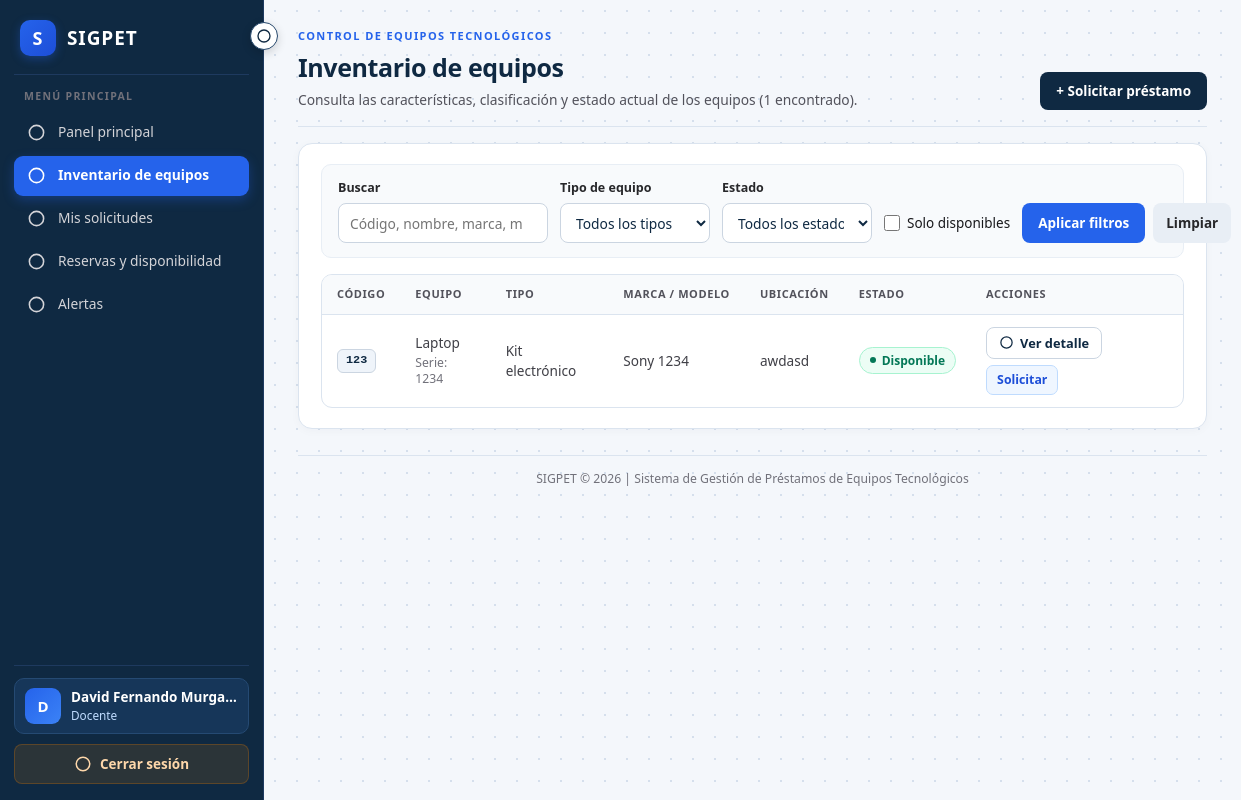
The page /inventario/listar.php (signed in) on the database its author committed.
### tables this page shows
CREATE TABLE `equipos` (
  `id_equipo` int(11) NOT NULL,
  `id_tipo` int(11) NOT NULL,
  `id_estado` int(11) NOT NULL,
  `codigo_inventario` varchar(50) NOT NULL,
  `nombre` varchar(100) NOT NULL,
  `marca` varchar(80) DEFAULT NULL,
  `modelo` varchar(80) DEFAULT NULL,
  `numero_serie` varchar(100) DEFAULT NULL,
  `descripcion` text DEFAULT NULL,
  `ubicacion` varchar(150) DEFAULT NULL,
  `fecha_registro` timestamp NULL DEFAULT current_timestamp()
);

CREATE TABLE `tipos_equipo` (
  `id_tipo` int(11) NOT NULL,
  `nombre_tipo` varchar(80) NOT NULL,
  `descripcion` varchar(255) DEFAULT NULL
);

CREATE TABLE `estados_equipo` (
  `id_estado` int(11) NOT NULL,
  `nombre_estado` varchar(50) NOT NULL,
  `descripcion` varchar(255) DEFAULT NULL
);

### inventario/listar.php (the view, shortened to what the rows shown need)
<?php
require_once __DIR__ . '/../config/conexion.php';
$sql = '
    SELECT
        e.id_equipo,
        e.codigo_inventario,
        e.nombre,
        e.marca,
        e.modelo,
        e.numero_serie,
        e.ubicacion,
        e.descripcion,
        e.fecha_registro,
        t.nombre_tipo,
        t.id_tipo,
        s.id_estado,
        s.nombre_estado
    FROM equipos e
    INNER JOIN tipos_equipo t
        ON t.id_tipo = e.id_tipo
    INNER JOIN estados_equipo s
        ON s.id_estado = e.id_estado
    WHERE 1 = 1
';
$sql .= ' ORDER BY e.id_equipo DESC';
$stmt = $conexion->prepare($sql);
$stmt->execute();
$resultado = $stmt->get_result();
$todosEquipos = $resultado->fetch_all(MYSQLI_ASSOC);
$totalEquipos = count($todosEquipos);
$porPagina = 8;
$totalPaginas = max(1, (int)ceil($totalEquipos / $porPagina));
$paginaActual = max(1, min($totalPaginas, (int)($_GET['pagina'] ?? 1)));
$offset = ($paginaActual - 1) * $porPagina;
$equiposPagina = array_slice($todosEquipos, $offset, $porPagina);
?>
<!DOCTYPE html>
<html lang="es">
<head>
    <link
        rel="stylesheet"
        href="../CSS/base.css"
    >
    <link
        rel="stylesheet"
        href="../CSS/dashboard.css"
    >
    <link
        rel="stylesheet"
        href="../CSS/inventario.css"
    >
    <link
        rel="stylesheet"
        href="../CSS/prestamos.css"
    >
</head>
<body class="dashboard-body">
<div class="dashboard-layout">
    <?php
    require __DIR__ . '/../includes/sidebar.php';
    ?>
    <main class="dashboard-main">
        <header class="dashboard-header">
            <div>
                <h1>
                    Inventario de equipos
                </h1>
            </div>
        </header>
        <section class="inventory-container">
            <div class="table-responsive">
                <table class="inventory-table">
                    <thead>
                        <tr>
                            <th>
                                Código
                            </th>
                            <th>
                                Equipo
                            </th>
                            <th>
                                Tipo
                            </th>
                            <th>
                                Marca / modelo
                            </th>
                            <th>
                                Ubicación
                            </th>
                            <th>
                                Estado
                            </th>
                            <th>
                                Acciones
                            </th>
                        </tr>
                    </thead>
                    <tbody>
                    <?php if (!empty($equiposPagina)): ?>
                        <?php foreach ($equiposPagina as $equipo): ?>
                            <?php
                            $idEst = (int) $equipo['id_estado'];
                            $toneEq = $idEst === 1 ? 'success'
                                : ($idEst === 2 ? 'info'
                                : ($idEst === 3 ? 'warning'
                                : ($idEst === 5 ? 'danger' : 'neutral')));
                            $seccionesEq = [];
                            if (!empty($equipo['descripcion'])) {
                                $seccionesEq[] = [
                                    'label' => 'Descripción técnica y accesorios',
                                    'text'  => (string) $equipo['descripcion'],
                                ];
                            }
                            $detalleEqJson = htmlspecialchars(
                                json_encode($payloadEq, JSON_UNESCAPED_UNICODE | JSON_HEX_TAG | JSON_HEX_APOS | JSON_HEX_QUOT | JSON_HEX_AMP),
                                ENT_QUOTES,
                                'UTF-8'
                            );
                            ?>
                            <tr class="sigpet-row-clickable" data-detail="<?= $detalleEqJson ?>">
                                <td>
                                    <span class="sigpet-equip-tag">
                                        <?= htmlspecialchars(
                                            $equipo['codigo_inventario']
                                        ) ?>
                                    </span>
                                </td>
                                <td>
                                    <?= htmlspecialchars(
                                        $equipo['nombre']
                                    ) ?>
                                    <?php if (!empty($equipo['numero_serie'])): ?>
                                        <small class="table-subtext">
                                            Serie:
                                            <?= htmlspecialchars(
                                                $equipo['numero_serie']
                                            ) ?>
                                        </small>
                                    <?php endif; ?>
                                </td>
                                <td>
                                    <?= htmlspecialchars(
                                        $equipo['nombre_tipo']
                                    ) ?>
                                </td>
                                <td>
                                    <?= htmlspecialchars(
                                        trim(
                                            ($equipo['marca'] ?? '') .
                                            ' ' .
                                            ($equipo['modelo'] ?? '')
                                        ) ?: 'No especificado'
                                    ) ?>
                                </td>
                                <td>
                                    <?= htmlspecialchars(
                                        $equipo['ubicacion']
                                        ?? 'No especificada'
                                    ) ?>
                                </td>
                                <td>
                                    <span
                                        class="equipment-status status-<?= (int)$equipo['id_estado'] ?>"
                                    >
                                        <?= htmlspecialchars(
                                            $equipo['nombre_estado']
                                        ) ?>
                                    </span>
                                </td>
                                    <td>
                                        <div class="action-buttons">
                                            <button type="button" class="sigpet-detail-btn sigpet-detail-trigger" aria-label="Ver detalle de <?= htmlspecialchars($equipo['codigo_inventario']) ?>">
                                                <?= sigpetIcono('eye', 15) ?>
                                                <span>Ver detalle</span>
                                            </button>
                                            <?php if (
                                                tienePermiso('prestamos.solicitar') &&
                                                $equipo['nombre_estado'] === 'Disponible'
                                            ): ?>
                                                <a
                                                    class="action-button edit-action"
                                                    href="../prestamos/solicitar.php?id_equipo=<?= (int)$equipo['id_equipo'] ?>"
                                                >
                                                    Solicitar
                                                </a>
                                            <?php endif; ?>
                                        </div>
                                    </td>
                            </tr>
                        <?php endforeach; ?>
                    <?php endif; ?>
                    </tbody>
                </table>
            </div>
        </section>
    </main>
</div>
</body>
</html>

### includes/iconos.php
<?php
function sigpetIcono(string $nombre, int $size = 20): string
{
    $paths = [
        'dashboard' => '<rect x="3" y="3" width="7" height="9" rx="1.5"/><rect x="14" y="3" width="7" height="5" rx="1.5"/><rect x="14" y="12" width="7" height="9" rx="1.5"/><rect x="3" y="16" width="7" height="5" rx="1.5"/>',
        'usuarios' => '<path d="M16 21v-2a4 4 0 0 0-4-4H6a4 4 0 0 0-4 4v2"/><circle cx="9" cy="7" r="4"/><path d="M22 21v-2a4 4 0 0 0-3-3.87"/><path d="M16 3.13a4 4 0 0 1 0 7.75"/>',
        'inventario' => '<rect x="2" y="3" width="20" height="14" rx="2"/><line x1="8" y1="21" x2="16" y2="21"/><line x1="12" y1="17" x2="12" y2="21"/>',
        'mis_solicitudes' => '<path d="M14 2H6a2 2 0 0 0-2 2v16a2 2 0 0 0 2 2h12a2 2 0 0 0 2-2V8z"/><polyline points="14 2 14 8 20 8"/><line x1="16" y1="13" x2="8" y2="13"/><line x1="16" y1="17" x2="8" y2="17"/>',
        'prestamos' => '<polyline points="9 11 12 14 22 4"/><path d="M21 12v7a2 2 0 0 1-2 2H5a2 2 0 0 1-2-2V5a2 2 0 0 1 2-2h11"/>',
        'historial' => '<path d="M3 12a9 9 0 1 0 9-9 9.75 9.75 0 0 0-6.74 2.74L3 8"/><path d="M3 3v5h5"/><path d="M12 7v5l4 2"/>',
        'reservas' => '<rect x="3" y="4" width="18" height="18" rx="2"/><line x1="16" y1="2" x2="16" y2="6"/><line x1="8" y1="2" x2="8" y2="6"/><line x1="3" y1="10" x2="21" y2="10"/>',
        'alertas' => '<path d="M18 8A6 6 0 0 0 6 8c0 7-3 9-3 9h18s-3-2-3-9"/><path d="M13.73 21a2 2 0 0 1-3.46 0"/>',
        'reportes' => '<line x1="18" y1="20" x2="18" y2="10"/><line x1="12" y1="20" x2="12" y2="4"/><line x1="6" y1="20" x2="6" y2="14"/>',
        'bitacora' => '<path d="M12 20h9"/><path d="M16.5 3.5a2.121 2.121 0 0 1 3 3L7 19l-4 1 1-4L16.5 3.5z"/>',
        'nuevo' => '<circle cx="12" cy="12" r="10"/><line x1="12" y1="8" x2="12" y2="16"/><line x1="8" y1="12" x2="16" y2="12"/>',
        'logout' => '<path d="M9 21H5a2 2 0 0 1-2-2V5a2 2 0 0 1 2-2h4"/><polyline points="16 17 21 12 16 7"/><line x1="21" y1="12" x2="9" y2="12"/>',
        'chevron_left' => '<polyline points="15 18 9 12 15 6"/>',
        'chevron_right' => '<polyline points="9 18 15 12 9 6"/>',
        'eye' => '<path d="M1 12s4-8 11-8 11 8 11 8-4 8-11 8-11-8-11-8z"/><circle cx="12" cy="12" r="3"/>',
    ];
    $contenido = $paths[$nombre] ?? '<circle cx="12" cy="12" r="9"/>';
    return '<svg class="sigpet-svg" width="' . $size . '" height="' . $size . '" viewBox="0 0 24 24" fill="none" stroke="currentColor" stroke-width="2" stroke-linecap="round" stroke-linejoin="round" aria-hidden="true">' . $contenido . '</svg>';
}

### rows shown on the page
equipos: codigo_inventario "123", nombre "Laptop", numero_serie "1234", id_tipo.nombre_tipo "Kit electrónico", marca+modelo "Sony 1234", ubicacion "awdasd", id_estado.nombre_estado "Disponible"

### other values the page prints
$inicial "D"
$nombre . ' ' . $apellido "David Fernando Murga…"
$rol "Docente"
$totalEquipos "1"
